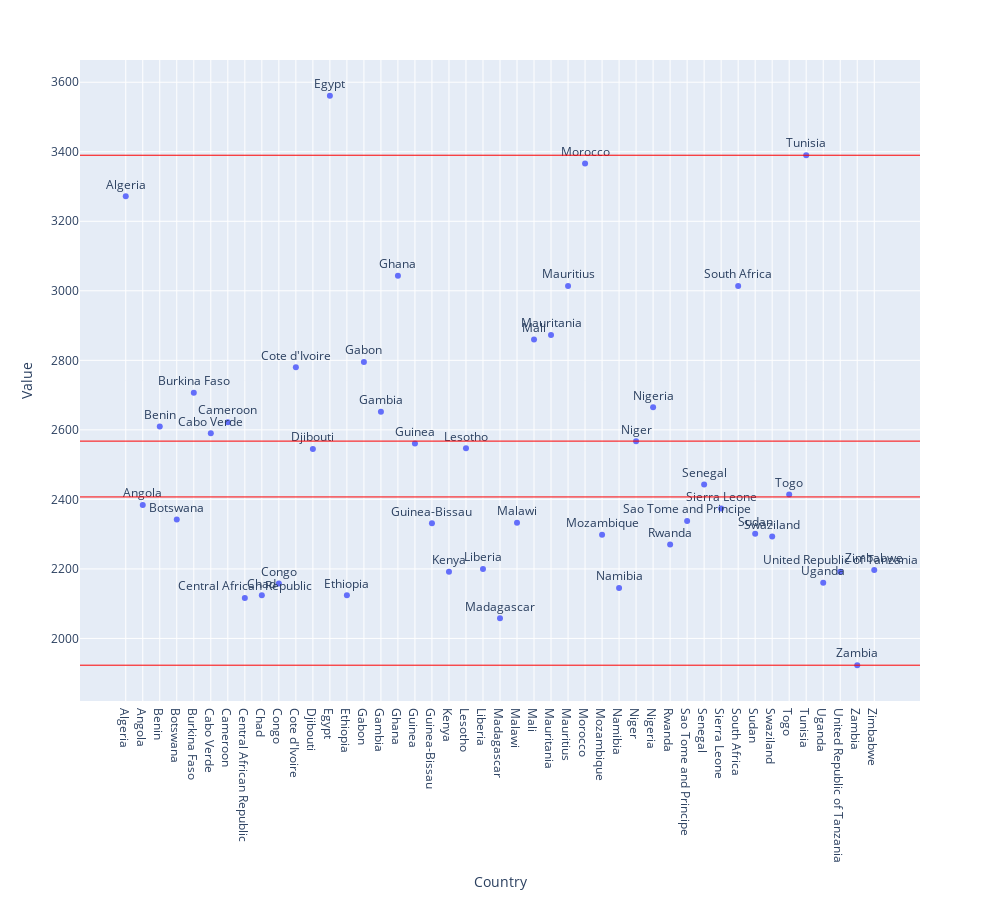

Notebook cell for this chart:
### Code cell
data6 = supply_2012
fig = px.scatter(data6, x="Country", y="Value", text="Country")
#to add two horizontal lines
fig.update_layout(width=1000,
                 height = 900,
                 autosize = False,
                 shapes=[
                     dict(type="line", xref="paper",x0=0,x1=1, yref="y",y0=1923, y1=1923, line=dict(
                          color="Red", width=1,)),
                     
                     #to add lines for mean, median, upper and lower fences respectively:
                     dict(type="line", xref="paper",x0=0,x1=1, yref="y",y0=2407, y1=2407, line=dict(
                          color="Red", width=1,)),
                     dict(type="line", xref="paper",x0=0,x1=1, yref="y",y0=2567.644444, y1=2567.644444, line=dict(
                          color="Red", width=1,)),
                     dict(type="line", xref="paper",x0=0,x1=1, yref="y",y0=3390,y1=3390, line=dict(
                          color="Red", width=1,)),
                 ], showlegend=False)

fig.update_traces(textposition="top center")
fig.update_xaxes(showticklabels=True)
fig.show()

### Figure 1 — Plotly figure (JSON) as saved in the notebook; plotly's stock layout.template omitted (floating-point values rounded to 4 significant figures)
{"data": [{"hovertemplate": "Country=%{text}<br>Value=%{y}<extra></extra>", "legendgroup": "", "marker": {"color": "#636efa", "symbol": "circle"}, "mode": "markers+text", "name": "", "orientation": "v", "showlegend": false, "text": ["Algeria", "Angola", "Benin", "Botswana", "Burkina Faso", "Cabo Verde", "Cameroon", "Central African Republic", "Chad", "Congo", "Cote d'Ivoire", "Djibouti", "Egypt", "Ethiopia", "Gabon", "Gambia", "Ghana", "Guinea", "Guinea-Bissau", "Kenya", "Lesotho", "Liberia", "Madagascar", "Malawi", "Mali", "Mauritania", "Mauritius", "Morocco", "Mozambique", "Namibia", "Niger", "Nigeria", "Rwanda", "Sao Tome and Principe", "Senegal", "Sierra Leone", "South Africa", "Sudan", "Swaziland", "Togo", "Tunisia", "Uganda", "United Republic of Tanzania", "Zambia", "Zimbabwe"], "textposition": "top center", "type": "scatter", "x": ["Algeria", "Angola", "Benin", "Botswana", "Burkina Faso", "Cabo Verde", "Cameroon", "Central African Republic", "Chad", "Congo", "Cote d'Ivoire", "Djibouti", "Egypt", "Ethiopia", "Gabon", "Gambia", "Ghana", "Guinea", "Guinea-Bissau", "Kenya", "Lesotho", "Liberia", "Madagascar", "Malawi", "Mali", "Mauritania", "Mauritius", "Morocco", "Mozambique", "Namibia", "Niger", "Nigeria", "Rwanda", "Sao Tome and Principe", "Senegal", "Sierra Leone", "South Africa", "Sudan", "Swaziland", "Togo", "Tunisia", "Uganda", "United Republic of Tanzania", "Zambia", "Zimbabwe"], "xaxis": "x", "y": [3272, 2384, 2610, 2342, 2707, 2590, 2622, 2116, 2124, 2158, 2780, 2545, 3561, 2124, 2795, 2652, 3043, 2561, 2331, 2192, 2547, 2200, 2058, 2333, 2860, 2873, 3014, 3366, 2298, 2145, 2567, 2665, 2270, 2338, 2443, 2374, 3014, 2301, 2293, 2414, 3390, 2160, 2192, 1923, 2197], "yaxis": "y"}], "layout": {"autosize": false, "height": 900, "legend": {"tracegroupgap": 0}, "margin": {"t": 60}, "shapes": [{"line": {"color": "Red", "width": 1}, "type": "line", "x0": 0, "x1": 1, "xref": "paper", "y0": 1923, "y1": 1923, "yref": "y"}, {"line": {"color": "Red", "width": 1}, "type": "line", "x0": 0, "x1": 1, "xref": "paper", "y0": 2407, "y1": 2407, "yref": "y"}, {"line": {"color": "Red", "width": 1}, "type": "line", "x0": 0, "x1": 1, "xref": "paper", "y0": 2568.0, "y1": 2568.0, "yref": "y"}, {"line": {"color": "Red", "width": 1}, "type": "line", "x0": 0, "x1": 1, "xref": "paper", "y0": 3390, "y1": 3390, "yref": "y"}], "showlegend": false, "width": 1000, "xaxis": {"anchor": "y", "domain": [0, 1], "showticklabels": true, "title": {"text": "Country"}}, "yaxis": {"anchor": "x", "domain": [0, 1], "title": {"text": "Value"}}}}
